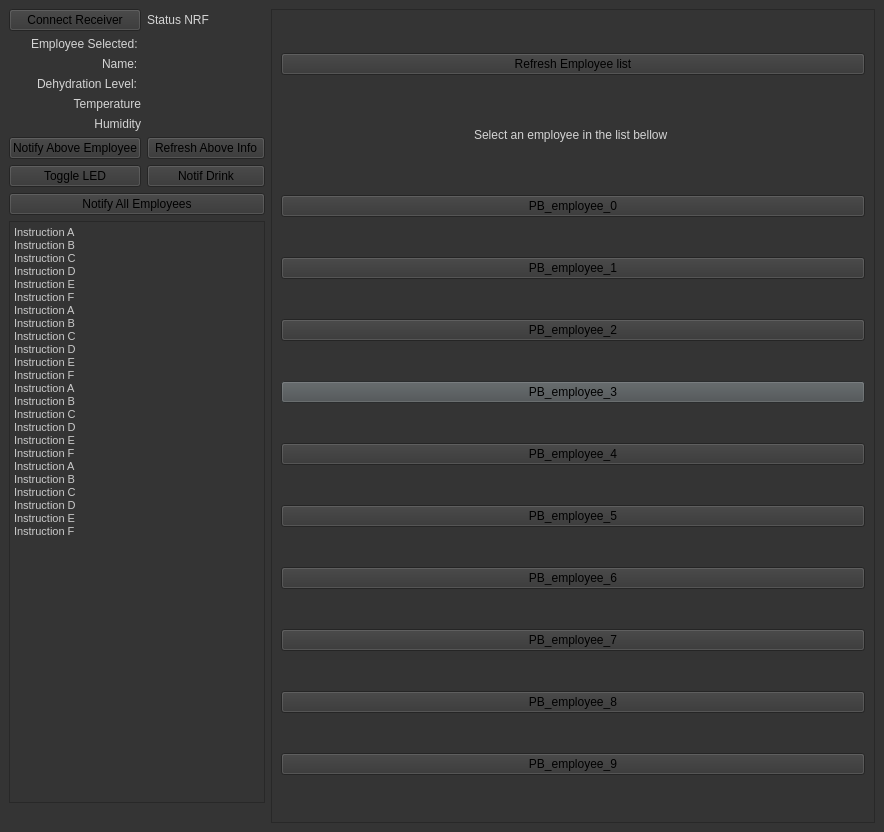
<?xml version="1.0" encoding="UTF-8"?>
<ui version="4.0">
 <class>Employees_Overview</class>
 <widget class="QMainWindow" name="Employees_Overview">
  <property name="geometry">
   <rect>
    <x>0</x>
    <y>0</y>
    <width>884</width>
    <height>832</height>
   </rect>
  </property>
  <property name="palette">
   <palette>
    <active>
     <colorrole role="WindowText">
      <brush brushstyle="SolidPattern">
       <color alpha="255">
        <red>212</red>
        <green>212</green>
        <blue>212</blue>
       </color>
      </brush>
     </colorrole>
     <colorrole role="Button">
      <brush brushstyle="SolidPattern">
       <color alpha="255">
        <red>52</red>
        <green>52</green>
        <blue>52</blue>
       </color>
      </brush>
     </colorrole>
     <colorrole role="Light">
      <brush brushstyle="SolidPattern">
       <color alpha="255">
        <red>78</red>
        <green>78</green>
        <blue>78</blue>
       </color>
      </brush>
     </colorrole>
     <colorrole role="Midlight">
      <brush brushstyle="SolidPattern">
       <color alpha="255">
        <red>65</red>
        <green>65</green>
        <blue>65</blue>
       </color>
      </brush>
     </colorrole>
     <colorrole role="Dark">
      <brush brushstyle="SolidPattern">
       <color alpha="255">
        <red>52</red>
        <green>52</green>
        <blue>52</blue>
       </color>
      </brush>
     </colorrole>
     <colorrole role="Mid">
      <brush brushstyle="SolidPattern">
       <color alpha="255">
        <red>34</red>
        <green>34</green>
        <blue>34</blue>
       </color>
      </brush>
     </colorrole>
     <colorrole role="Text">
      <brush brushstyle="SolidPattern">
       <color alpha="255">
        <red>202</red>
        <green>202</green>
        <blue>202</blue>
       </color>
      </brush>
     </colorrole>
     <colorrole role="BrightText">
      <brush brushstyle="SolidPattern">
       <color alpha="255">
        <red>202</red>
        <green>202</green>
        <blue>202</blue>
       </color>
      </brush>
     </colorrole>
     <colorrole role="ButtonText">
      <brush brushstyle="SolidPattern">
       <color alpha="255">
        <red>0</red>
        <green>0</green>
        <blue>0</blue>
       </color>
      </brush>
     </colorrole>
     <colorrole role="Base">
      <brush brushstyle="SolidPattern">
       <color alpha="255">
        <red>52</red>
        <green>52</green>
        <blue>52</blue>
       </color>
      </brush>
     </colorrole>
     <colorrole role="Window">
      <brush brushstyle="SolidPattern">
       <color alpha="255">
        <red>52</red>
        <green>52</green>
        <blue>52</blue>
       </color>
      </brush>
     </colorrole>
     <colorrole role="Shadow">
      <brush brushstyle="SolidPattern">
       <color alpha="255">
        <red>0</red>
        <green>0</green>
        <blue>0</blue>
       </color>
      </brush>
     </colorrole>
     <colorrole role="AlternateBase">
      <brush brushstyle="SolidPattern">
       <color alpha="255">
        <red>26</red>
        <green>26</green>
        <blue>26</blue>
       </color>
      </brush>
     </colorrole>
     <colorrole role="ToolTipBase">
      <brush brushstyle="SolidPattern">
       <color alpha="255">
        <red>255</red>
        <green>255</green>
        <blue>220</blue>
       </color>
      </brush>
     </colorrole>
     <colorrole role="ToolTipText">
      <brush brushstyle="SolidPattern">
       <color alpha="255">
        <red>0</red>
        <green>0</green>
        <blue>0</blue>
       </color>
      </brush>
     </colorrole>
    </active>
    <inactive>
     <colorrole role="WindowText">
      <brush brushstyle="SolidPattern">
       <color alpha="255">
        <red>212</red>
        <green>212</green>
        <blue>212</blue>
       </color>
      </brush>
     </colorrole>
     <colorrole role="Button">
      <brush brushstyle="SolidPattern">
       <color alpha="255">
        <red>52</red>
        <green>52</green>
        <blue>52</blue>
       </color>
      </brush>
     </colorrole>
     <colorrole role="Light">
      <brush brushstyle="SolidPattern">
       <color alpha="255">
        <red>78</red>
        <green>78</green>
        <blue>78</blue>
       </color>
      </brush>
     </colorrole>
     <colorrole role="Midlight">
      <brush brushstyle="SolidPattern">
       <color alpha="255">
        <red>65</red>
        <green>65</green>
        <blue>65</blue>
       </color>
      </brush>
     </colorrole>
     <colorrole role="Dark">
      <brush brushstyle="SolidPattern">
       <color alpha="255">
        <red>52</red>
        <green>52</green>
        <blue>52</blue>
       </color>
      </brush>
     </colorrole>
     <colorrole role="Mid">
      <brush brushstyle="SolidPattern">
       <color alpha="255">
        <red>34</red>
        <green>34</green>
        <blue>34</blue>
       </color>
      </brush>
     </colorrole>
     <colorrole role="Text">
      <brush brushstyle="SolidPattern">
       <color alpha="255">
        <red>202</red>
        <green>202</green>
        <blue>202</blue>
       </color>
      </brush>
     </colorrole>
     <colorrole role="BrightText">
      <brush brushstyle="SolidPattern">
       <color alpha="255">
        <red>202</red>
        <green>202</green>
        <blue>202</blue>
       </color>
      </brush>
     </colorrole>
     <colorrole role="ButtonText">
      <brush brushstyle="SolidPattern">
       <color alpha="255">
        <red>0</red>
        <green>0</green>
        <blue>0</blue>
       </color>
      </brush>
     </colorrole>
     <colorrole role="Base">
      <brush brushstyle="SolidPattern">
       <color alpha="255">
        <red>52</red>
        <green>52</green>
        <blue>52</blue>
       </color>
      </brush>
     </colorrole>
     <colorrole role="Window">
      <brush brushstyle="SolidPattern">
       <color alpha="255">
        <red>52</red>
        <green>52</green>
        <blue>52</blue>
       </color>
      </brush>
     </colorrole>
     <colorrole role="Shadow">
      <brush brushstyle="SolidPattern">
       <color alpha="255">
        <red>0</red>
        <green>0</green>
        <blue>0</blue>
       </color>
      </brush>
     </colorrole>
     <colorrole role="AlternateBase">
      <brush brushstyle="SolidPattern">
       <color alpha="255">
        <red>26</red>
        <green>26</green>
        <blue>26</blue>
       </color>
      </brush>
     </colorrole>
     <colorrole role="ToolTipBase">
      <brush brushstyle="SolidPattern">
       <color alpha="255">
        <red>255</red>
        <green>255</green>
        <blue>220</blue>
       </color>
      </brush>
     </colorrole>
     <colorrole role="ToolTipText">
      <brush brushstyle="SolidPattern">
       <color alpha="255">
        <red>0</red>
        <green>0</green>
        <blue>0</blue>
       </color>
      </brush>
     </colorrole>
    </inactive>
    <disabled>
     <colorrole role="WindowText">
      <brush brushstyle="SolidPattern">
       <color alpha="255">
        <red>52</red>
        <green>52</green>
        <blue>52</blue>
       </color>
      </brush>
     </colorrole>
     <colorrole role="Button">
      <brush brushstyle="SolidPattern">
       <color alpha="255">
        <red>52</red>
        <green>52</green>
        <blue>52</blue>
       </color>
      </brush>
     </colorrole>
     <colorrole role="Light">
      <brush brushstyle="SolidPattern">
       <color alpha="255">
        <red>78</red>
        <green>78</green>
        <blue>78</blue>
       </color>
      </brush>
     </colorrole>
     <colorrole role="Midlight">
      <brush brushstyle="SolidPattern">
       <color alpha="255">
        <red>65</red>
        <green>65</green>
        <blue>65</blue>
       </color>
      </brush>
     </colorrole>
     <colorrole role="Dark">
      <brush brushstyle="SolidPattern">
       <color alpha="255">
        <red>52</red>
        <green>52</green>
        <blue>52</blue>
       </color>
      </brush>
     </colorrole>
     <colorrole role="Mid">
      <brush brushstyle="SolidPattern">
       <color alpha="255">
        <red>34</red>
        <green>34</green>
        <blue>34</blue>
       </color>
      </brush>
     </colorrole>
     <colorrole role="Text">
      <brush brushstyle="SolidPattern">
       <color alpha="255">
        <red>52</red>
        <green>52</green>
        <blue>52</blue>
       </color>
      </brush>
     </colorrole>
     <colorrole role="BrightText">
      <brush brushstyle="SolidPattern">
       <color alpha="255">
        <red>202</red>
        <green>202</green>
        <blue>202</blue>
       </color>
      </brush>
     </colorrole>
     <colorrole role="ButtonText">
      <brush brushstyle="SolidPattern">
       <color alpha="255">
        <red>52</red>
        <green>52</green>
        <blue>52</blue>
       </color>
      </brush>
     </colorrole>
     <colorrole role="Base">
      <brush brushstyle="SolidPattern">
       <color alpha="255">
        <red>52</red>
        <green>52</green>
        <blue>52</blue>
       </color>
      </brush>
     </colorrole>
     <colorrole role="Window">
      <brush brushstyle="SolidPattern">
       <color alpha="255">
        <red>52</red>
        <green>52</green>
        <blue>52</blue>
       </color>
      </brush>
     </colorrole>
     <colorrole role="Shadow">
      <brush brushstyle="SolidPattern">
       <color alpha="255">
        <red>0</red>
        <green>0</green>
        <blue>0</blue>
       </color>
      </brush>
     </colorrole>
     <colorrole role="AlternateBase">
      <brush brushstyle="SolidPattern">
       <color alpha="255">
        <red>52</red>
        <green>52</green>
        <blue>52</blue>
       </color>
      </brush>
     </colorrole>
     <colorrole role="ToolTipBase">
      <brush brushstyle="SolidPattern">
       <color alpha="255">
        <red>255</red>
        <green>255</green>
        <blue>220</blue>
       </color>
      </brush>
     </colorrole>
     <colorrole role="ToolTipText">
      <brush brushstyle="SolidPattern">
       <color alpha="255">
        <red>0</red>
        <green>0</green>
        <blue>0</blue>
       </color>
      </brush>
     </colorrole>
    </disabled>
   </palette>
  </property>
  <property name="windowTitle">
   <string>Employee Overview</string>
  </property>
  <property name="windowIcon">
   <iconset>
    <normalon>gui_image/drop_icon.jpg</normalon>
   </iconset>
  </property>
  <widget class="QWidget" name="centralwidget">
   <layout class="QVBoxLayout" name="verticalLayout_4">
    <item>
     <layout class="QHBoxLayout" name="horizontalLayout">
      <item>
       <layout class="QGridLayout" name="gridLayout_3">
        <item row="4" column="0">
         <widget class="QLabel" name="LB_Temperature">
          <property name="text">
           <string>Temperature</string>
          </property>
          <property name="alignment">
           <set>Qt::AlignRight|Qt::AlignTrailing|Qt::AlignVCenter</set>
          </property>
         </widget>
        </item>
        <item row="2" column="0" alignment="Qt::AlignRight">
         <widget class="QLabel" name="LB_name">
          <property name="text">
           <string>Name: </string>
          </property>
         </widget>
        </item>
        <item row="9" column="0" colspan="2">
         <widget class="QTextBrowser" name="TB_instruction">
          <property name="minimumSize">
           <size>
            <width>0</width>
            <height>177</height>
           </size>
          </property>
          <property name="palette">
           <palette>
            <active>
             <colorrole role="Highlight">
              <brush brushstyle="SolidPattern">
               <color alpha="255">
                <red>52</red>
                <green>52</green>
                <blue>52</blue>
               </color>
              </brush>
             </colorrole>
            </active>
            <inactive>
             <colorrole role="Highlight">
              <brush brushstyle="SolidPattern">
               <color alpha="255">
                <red>52</red>
                <green>52</green>
                <blue>52</blue>
               </color>
              </brush>
             </colorrole>
            </inactive>
            <disabled>
             <colorrole role="Highlight">
              <brush brushstyle="SolidPattern">
               <color alpha="255">
                <red>52</red>
                <green>52</green>
                <blue>52</blue>
               </color>
              </brush>
             </colorrole>
            </disabled>
           </palette>
          </property>
          <property name="html">
           <string>&lt;!DOCTYPE HTML PUBLIC &quot;-//W3C//DTD HTML 4.0//EN&quot; &quot;http://www.w3.org/TR/REC-html40/strict.dtd&quot;&gt;
&lt;html&gt;&lt;head&gt;&lt;meta name=&quot;qrichtext&quot; content=&quot;1&quot; /&gt;&lt;style type=&quot;text/css&quot;&gt;
p, li { white-space: pre-wrap; }
&lt;/style&gt;&lt;/head&gt;&lt;body style=&quot; font-family:'MS Shell Dlg 2'; font-size:8pt; font-weight:400; font-style:normal;&quot;&gt;
&lt;p style=&quot; margin-top:0px; margin-bottom:0px; margin-left:0px; margin-right:0px; -qt-block-indent:0; text-indent:0px;&quot;&gt;Instruction A&lt;/p&gt;
&lt;p style=&quot; margin-top:0px; margin-bottom:0px; margin-left:0px; margin-right:0px; -qt-block-indent:0; text-indent:0px;&quot;&gt;Instruction B&lt;/p&gt;
&lt;p style=&quot; margin-top:0px; margin-bottom:0px; margin-left:0px; margin-right:0px; -qt-block-indent:0; text-indent:0px;&quot;&gt;Instruction C&lt;/p&gt;
&lt;p style=&quot; margin-top:0px; margin-bottom:0px; margin-left:0px; margin-right:0px; -qt-block-indent:0; text-indent:0px;&quot;&gt;Instruction D&lt;/p&gt;
&lt;p style=&quot; margin-top:0px; margin-bottom:0px; margin-left:0px; margin-right:0px; -qt-block-indent:0; text-indent:0px;&quot;&gt;Instruction E&lt;/p&gt;
&lt;p style=&quot; margin-top:0px; margin-bottom:0px; margin-left:0px; margin-right:0px; -qt-block-indent:0; text-indent:0px;&quot;&gt;Instruction F&lt;/p&gt;
&lt;p style=&quot; margin-top:0px; margin-bottom:0px; margin-left:0px; margin-right:0px; -qt-block-indent:0; text-indent:0px;&quot;&gt;Instruction A&lt;/p&gt;
&lt;p style=&quot; margin-top:0px; margin-bottom:0px; margin-left:0px; margin-right:0px; -qt-block-indent:0; text-indent:0px;&quot;&gt;Instruction B&lt;/p&gt;
&lt;p style=&quot; margin-top:0px; margin-bottom:0px; margin-left:0px; margin-right:0px; -qt-block-indent:0; text-indent:0px;&quot;&gt;Instruction C&lt;/p&gt;
&lt;p style=&quot; margin-top:0px; margin-bottom:0px; margin-left:0px; margin-right:0px; -qt-block-indent:0; text-indent:0px;&quot;&gt;Instruction D&lt;/p&gt;
&lt;p style=&quot; margin-top:0px; margin-bottom:0px; margin-left:0px; margin-right:0px; -qt-block-indent:0; text-indent:0px;&quot;&gt;Instruction E&lt;/p&gt;
&lt;p style=&quot; margin-top:0px; margin-bottom:0px; margin-left:0px; margin-right:0px; -qt-block-indent:0; text-indent:0px;&quot;&gt;Instruction F&lt;/p&gt;
&lt;p style=&quot; margin-top:0px; margin-bottom:0px; margin-left:0px; margin-right:0px; -qt-block-indent:0; text-indent:0px;&quot;&gt;Instruction A&lt;/p&gt;
&lt;p style=&quot; margin-top:0px; margin-bottom:0px; margin-left:0px; margin-right:0px; -qt-block-indent:0; text-indent:0px;&quot;&gt;Instruction B&lt;/p&gt;
&lt;p style=&quot; margin-top:0px; margin-bottom:0px; margin-left:0px; margin-right:0px; -qt-block-indent:0; text-indent:0px;&quot;&gt;Instruction C&lt;/p&gt;
&lt;p style=&quot; margin-top:0px; margin-bottom:0px; margin-left:0px; margin-right:0px; -qt-block-indent:0; text-indent:0px;&quot;&gt;Instruction D&lt;/p&gt;
&lt;p style=&quot; margin-top:0px; margin-bottom:0px; margin-left:0px; margin-right:0px; -qt-block-indent:0; text-indent:0px;&quot;&gt;Instruction E&lt;/p&gt;
&lt;p style=&quot; margin-top:0px; margin-bottom:0px; margin-left:0px; margin-right:0px; -qt-block-indent:0; text-indent:0px;&quot;&gt;Instruction F&lt;/p&gt;
&lt;p style=&quot; margin-top:0px; margin-bottom:0px; margin-left:0px; margin-right:0px; -qt-block-indent:0; text-indent:0px;&quot;&gt;Instruction A&lt;/p&gt;
&lt;p style=&quot; margin-top:0px; margin-bottom:0px; margin-left:0px; margin-right:0px; -qt-block-indent:0; text-indent:0px;&quot;&gt;Instruction B&lt;/p&gt;
&lt;p style=&quot; margin-top:0px; margin-bottom:0px; margin-left:0px; margin-right:0px; -qt-block-indent:0; text-indent:0px;&quot;&gt;Instruction C&lt;/p&gt;
&lt;p style=&quot; margin-top:0px; margin-bottom:0px; margin-left:0px; margin-right:0px; -qt-block-indent:0; text-indent:0px;&quot;&gt;Instruction D&lt;/p&gt;
&lt;p style=&quot; margin-top:0px; margin-bottom:0px; margin-left:0px; margin-right:0px; -qt-block-indent:0; text-indent:0px;&quot;&gt;Instruction E&lt;/p&gt;
&lt;p style=&quot; margin-top:0px; margin-bottom:0px; margin-left:0px; margin-right:0px; -qt-block-indent:0; text-indent:0px;&quot;&gt;Instruction F&lt;/p&gt;
&lt;p style=&quot;-qt-paragraph-type:empty; margin-top:0px; margin-bottom:0px; margin-left:0px; margin-right:0px; -qt-block-indent:0; text-indent:0px;&quot;&gt;&lt;br /&gt;&lt;/p&gt;
&lt;p style=&quot;-qt-paragraph-type:empty; margin-top:0px; margin-bottom:0px; margin-left:0px; margin-right:0px; -qt-block-indent:0; text-indent:0px;&quot;&gt;&lt;br /&gt;&lt;/p&gt;&lt;/body&gt;&lt;/html&gt;</string>
          </property>
         </widget>
        </item>
        <item row="1" column="0" alignment="Qt::AlignRight">
         <widget class="QLabel" name="LB_select">
          <property name="maximumSize">
           <size>
            <width>16777211</width>
            <height>16777215</height>
           </size>
          </property>
          <property name="text">
           <string>Employee Selected: </string>
          </property>
         </widget>
        </item>
        <item row="6" column="1">
         <widget class="QPushButton" name="PB_refresh_employee">
          <property name="text">
           <string>Refresh Above Info</string>
          </property>
         </widget>
        </item>
        <item row="2" column="1">
         <widget class="QLabel" name="LB_name_val">
          <property name="text">
           <string/>
          </property>
         </widget>
        </item>
        <item row="3" column="1">
         <widget class="QLabel" name="LB_dehydration_val">
          <property name="text">
           <string/>
          </property>
         </widget>
        </item>
        <item row="1" column="1">
         <widget class="QLabel" name="LB_select_val">
          <property name="text">
           <string/>
          </property>
         </widget>
        </item>
        <item row="6" column="0">
         <widget class="QPushButton" name="PB_notif_employee">
          <property name="text">
           <string>Notify Above Employee</string>
          </property>
         </widget>
        </item>
        <item row="7" column="0">
         <widget class="QPushButton" name="PB_test_led">
          <property name="text">
           <string>Toggle LED</string>
          </property>
         </widget>
        </item>
        <item row="3" column="0" alignment="Qt::AlignRight">
         <widget class="QLabel" name="LB_dehydration">
          <property name="text">
           <string>Dehydration Level: </string>
          </property>
         </widget>
        </item>
        <item row="11" column="0" colspan="2">
         <widget class="QLabel" name="LB_image">
          <property name="text">
           <string/>
          </property>
          <property name="pixmap">
           <pixmap>water_bottle.jpg</pixmap>
          </property>
         </widget>
        </item>
        <item row="8" column="0" colspan="2">
         <widget class="QPushButton" name="PB_notif_all">
          <property name="text">
           <string>Notify All Employees</string>
          </property>
         </widget>
        </item>
        <item row="7" column="1">
         <widget class="QPushButton" name="PB_notification_drink">
          <property name="text">
           <string>Notif Drink</string>
          </property>
         </widget>
        </item>
        <item row="0" column="0">
         <widget class="QPushButton" name="PB_connect_nrf">
          <property name="text">
           <string>Connect Receiver</string>
          </property>
         </widget>
        </item>
        <item row="0" column="1">
         <widget class="QLabel" name="LB_status_val">
          <property name="text">
           <string>Status NRF</string>
          </property>
          <property name="alignment">
           <set>Qt::AlignLeading|Qt::AlignLeft|Qt::AlignVCenter</set>
          </property>
         </widget>
        </item>
        <item row="5" column="0">
         <widget class="QLabel" name="LB_humidity">
          <property name="text">
           <string>Humidity</string>
          </property>
          <property name="alignment">
           <set>Qt::AlignRight|Qt::AlignTrailing|Qt::AlignVCenter</set>
          </property>
         </widget>
        </item>
        <item row="4" column="1">
         <widget class="QLabel" name="LB_temperature_val">
          <property name="text">
           <string/>
          </property>
         </widget>
        </item>
        <item row="5" column="1">
         <widget class="QLabel" name="LB_humidity_val">
          <property name="text">
           <string/>
          </property>
         </widget>
        </item>
       </layout>
      </item>
      <item>
       <layout class="QVBoxLayout" name="verticalLayout_2">
        <item>
         <widget class="QScrollArea" name="SA_employee_list">
          <property name="minimumSize">
           <size>
            <width>445</width>
            <height>0</height>
           </size>
          </property>
          <property name="widgetResizable">
           <bool>true</bool>
          </property>
          <widget class="QWidget" name="SAWC_employee_list">
           <property name="geometry">
            <rect>
             <x>0</x>
             <y>0</y>
             <width>507</width>
             <height>800</height>
            </rect>
           </property>
           <layout class="QVBoxLayout" name="verticalLayout_3">
            <item>
             <widget class="QPushButton" name="PB_refresh_all">
              <property name="text">
               <string>Refresh Employee list</string>
              </property>
             </widget>
            </item>
            <item alignment="Qt::AlignHCenter">
             <widget class="QLabel" name="label_2">
              <property name="maximumSize">
               <size>
                <width>16777215</width>
                <height>40</height>
               </size>
              </property>
              <property name="text">
               <string>Select an employee in the list bellow </string>
              </property>
             </widget>
            </item>
            <item>
             <widget class="QPushButton" name="PB_employee_0">
              <property name="text">
               <string>PB_employee_0</string>
              </property>
             </widget>
            </item>
            <item>
             <widget class="QPushButton" name="PB_employee_1">
              <property name="text">
               <string>PB_employee_1</string>
              </property>
             </widget>
            </item>
            <item>
             <widget class="QPushButton" name="PB_employee_2">
              <property name="text">
               <string>PB_employee_2</string>
              </property>
             </widget>
            </item>
            <item>
             <widget class="QPushButton" name="PB_employee_3">
              <property name="palette">
               <palette>
                <active>
                 <colorrole role="WindowText">
                  <brush brushstyle="SolidPattern">
                   <color alpha="255">
                    <red>0</red>
                    <green>0</green>
                    <blue>0</blue>
                   </color>
                  </brush>
                 </colorrole>
                 <colorrole role="Button">
                  <brush brushstyle="SolidPattern">
                   <color alpha="255">
                    <red>73</red>
                    <green>78</green>
                    <blue>80</blue>
                   </color>
                  </brush>
                 </colorrole>
                 <colorrole role="Light">
                  <brush brushstyle="SolidPattern">
                   <color alpha="255">
                    <red>170</red>
                    <green>255</green>
                    <blue>0</blue>
                   </color>
                  </brush>
                 </colorrole>
                 <colorrole role="Midlight">
                  <brush brushstyle="SolidPattern">
                   <color alpha="255">
                    <red>60</red>
                    <green>63</green>
                    <blue>65</blue>
                   </color>
                  </brush>
                 </colorrole>
                 <colorrole role="Dark">
                  <brush brushstyle="SolidPattern">
                   <color alpha="255">
                    <red>0</red>
                    <green>85</green>
                    <blue>0</blue>
                   </color>
                  </brush>
                 </colorrole>
                 <colorrole role="Mid">
                  <brush brushstyle="SolidPattern">
                   <color alpha="255">
                    <red>9</red>
                    <green>160</green>
                    <blue>34</blue>
                   </color>
                  </brush>
                 </colorrole>
                 <colorrole role="Base">
                  <brush brushstyle="SolidPattern">
                   <color alpha="255">
                    <red>255</red>
                    <green>255</green>
                    <blue>255</blue>
                   </color>
                  </brush>
                 </colorrole>
                 <colorrole role="Window">
                  <brush brushstyle="SolidPattern">
                   <color alpha="255">
                    <red>60</red>
                    <green>63</green>
                    <blue>65</blue>
                   </color>
                  </brush>
                 </colorrole>
                </active>
                <inactive>
                 <colorrole role="WindowText">
                  <brush brushstyle="SolidPattern">
                   <color alpha="255">
                    <red>0</red>
                    <green>0</green>
                    <blue>0</blue>
                   </color>
                  </brush>
                 </colorrole>
                 <colorrole role="Button">
                  <brush brushstyle="SolidPattern">
                   <color alpha="255">
                    <red>73</red>
                    <green>78</green>
                    <blue>80</blue>
                   </color>
                  </brush>
                 </colorrole>
                 <colorrole role="Light">
                  <brush brushstyle="SolidPattern">
                   <color alpha="255">
                    <red>170</red>
                    <green>255</green>
                    <blue>0</blue>
                   </color>
                  </brush>
                 </colorrole>
                 <colorrole role="Midlight">
                  <brush brushstyle="SolidPattern">
                   <color alpha="255">
                    <red>60</red>
                    <green>63</green>
                    <blue>65</blue>
                   </color>
                  </brush>
                 </colorrole>
                 <colorrole role="Dark">
                  <brush brushstyle="SolidPattern">
                   <color alpha="255">
                    <red>160</red>
                    <green>160</green>
                    <blue>160</blue>
                   </color>
                  </brush>
                 </colorrole>
                 <colorrole role="Mid">
                  <brush brushstyle="SolidPattern">
                   <color alpha="255">
                    <red>160</red>
                    <green>160</green>
                    <blue>160</blue>
                   </color>
                  </brush>
                 </colorrole>
                 <colorrole role="Base">
                  <brush brushstyle="SolidPattern">
                   <color alpha="255">
                    <red>255</red>
                    <green>255</green>
                    <blue>255</blue>
                   </color>
                  </brush>
                 </colorrole>
                 <colorrole role="Window">
                  <brush brushstyle="SolidPattern">
                   <color alpha="255">
                    <red>60</red>
                    <green>63</green>
                    <blue>65</blue>
                   </color>
                  </brush>
                 </colorrole>
                </inactive>
                <disabled>
                 <colorrole role="WindowText">
                  <brush brushstyle="SolidPattern">
                   <color alpha="255">
                    <red>120</red>
                    <green>120</green>
                    <blue>120</blue>
                   </color>
                  </brush>
                 </colorrole>
                 <colorrole role="Button">
                  <brush brushstyle="SolidPattern">
                   <color alpha="255">
                    <red>73</red>
                    <green>78</green>
                    <blue>80</blue>
                   </color>
                  </brush>
                 </colorrole>
                 <colorrole role="Light">
                  <brush brushstyle="SolidPattern">
                   <color alpha="255">
                    <red>170</red>
                    <green>255</green>
                    <blue>0</blue>
                   </color>
                  </brush>
                 </colorrole>
                 <colorrole role="Midlight">
                  <brush brushstyle="SolidPattern">
                   <color alpha="255">
                    <red>60</red>
                    <green>63</green>
                    <blue>65</blue>
                   </color>
                  </brush>
                 </colorrole>
                 <colorrole role="Dark">
                  <brush brushstyle="SolidPattern">
                   <color alpha="255">
                    <red>160</red>
                    <green>160</green>
                    <blue>160</blue>
                   </color>
                  </brush>
                 </colorrole>
                 <colorrole role="Mid">
                  <brush brushstyle="SolidPattern">
                   <color alpha="255">
                    <red>160</red>
                    <green>160</green>
                    <blue>160</blue>
                   </color>
                  </brush>
                 </colorrole>
                 <colorrole role="Base">
                  <brush brushstyle="SolidPattern">
                   <color alpha="255">
                    <red>60</red>
                    <green>63</green>
                    <blue>65</blue>
                   </color>
                  </brush>
                 </colorrole>
                 <colorrole role="Window">
                  <brush brushstyle="SolidPattern">
                   <color alpha="255">
                    <red>60</red>
                    <green>63</green>
                    <blue>65</blue>
                   </color>
                  </brush>
                 </colorrole>
                </disabled>
               </palette>
              </property>
              <property name="text">
               <string>PB_employee_3</string>
              </property>
             </widget>
            </item>
            <item>
             <widget class="QPushButton" name="PB_employee_4">
              <property name="text">
               <string>PB_employee_4</string>
              </property>
             </widget>
            </item>
            <item>
             <widget class="QPushButton" name="PB_employee_5">
              <property name="text">
               <string>PB_employee_5</string>
              </property>
             </widget>
            </item>
            <item>
             <widget class="QPushButton" name="PB_employee_6">
              <property name="text">
               <string>PB_employee_6</string>
              </property>
             </widget>
            </item>
            <item>
             <widget class="QPushButton" name="PB_employee_7">
              <property name="text">
               <string>PB_employee_7</string>
              </property>
             </widget>
            </item>
            <item>
             <widget class="QPushButton" name="PB_employee_8">
              <property name="text">
               <string>PB_employee_8</string>
              </property>
             </widget>
            </item>
            <item>
             <widget class="QPushButton" name="PB_employee_9">
              <property name="text">
               <string>PB_employee_9</string>
              </property>
             </widget>
            </item>
           </layout>
          </widget>
         </widget>
        </item>
       </layout>
      </item>
     </layout>
    </item>
   </layout>
  </widget>
 </widget>
 <resources/>
 <connections/>
</ui>
